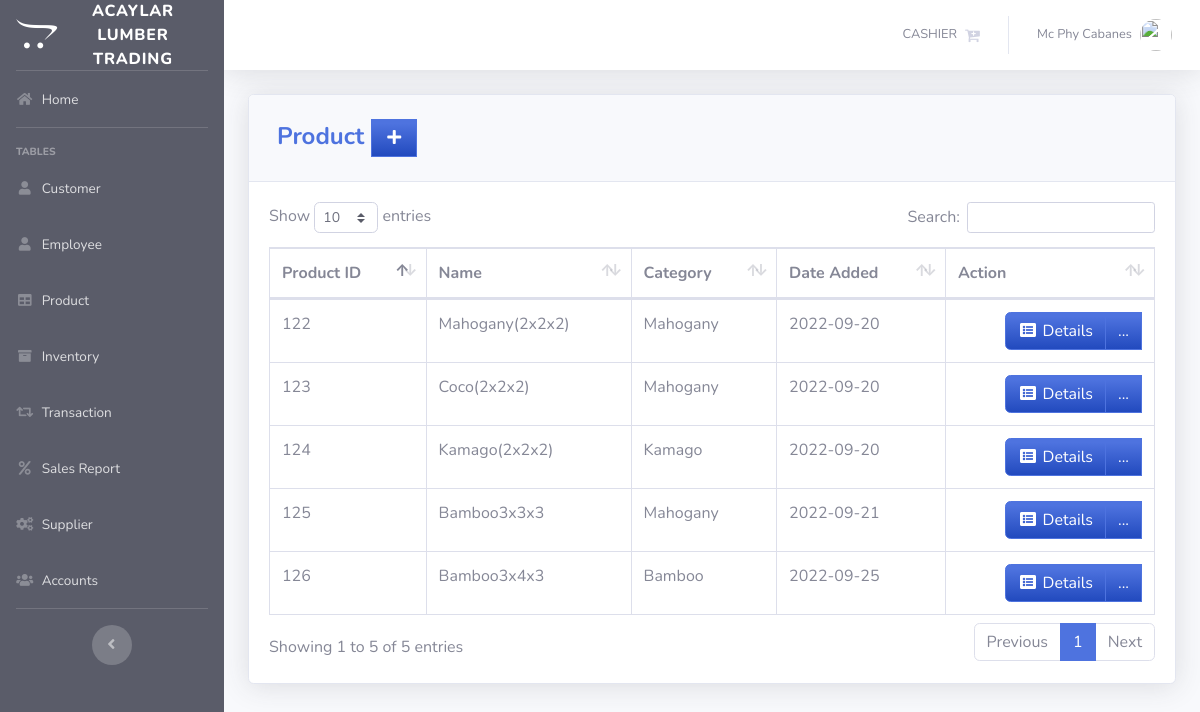
The app's page /pages/product.php (signed in) with its own data.
### tables this page shows
CREATE TABLE `product` (
  `PRODUCT_ID` int(11) NOT NULL,
  `NAME` varchar(50) DEFAULT NULL,
  `CATEGORY_ID` int(11) DEFAULT NULL,
  `DATE_STOCK_IN` varchar(50) NOT NULL
);

CREATE TABLE `category` (
  `CATEGORY_ID` int(11) NOT NULL,
  `CNAME` varchar(50) DEFAULT NULL
);

### pages/product.php (the view, shortened to what this page needs)
<?php
include'../includes/connection.php';
include'../includes/sidebar.php';
?>
            <div class="card shadow mb-4">
            <div class="card-header py-3">
              <h4 class="m-2 font-weight-bold text-primary">Product&nbsp;<a  href="#" data-toggle="modal" data-target="#aModal" type="button" class="btn btn-primary bg-gradient-primary" style="border-radius: 0px;"><i class="fas fa-fw fa-plus"></i></a></h4>
            </div>
            <div class="card-body">
              <div class="table-responsive">
                <table class="table table-bordered" id="dataTable" width="100%" cellspacing="0">
               <thead>
                   <tr>
                     <th>Product ID</th>
                     <th>Name</th>
                     <th>Category</th>
                     <th>Date Added</th>
                     <th>Action</th>
                   </tr>
               </thead>
          <tbody>
<?php
    $query = 'SELECT PRODUCT_ID, NAME, CNAME, DATE_STOCK_IN FROM product p join category c on p.CATEGORY_ID=c.CATEGORY_ID GROUP BY PRODUCT_ID';
        $result = mysqli_query($db, $query) or die (mysqli_error($db));
            while ($row = mysqli_fetch_assoc($result)) {
                echo '<tr>';
                echo '<td>'. $row['PRODUCT_ID'].'</td>';
                echo '<td>'. $row['NAME'].'</td>';
                echo '<td>'. $row['CNAME'].'</td>';
                echo '<td>'. $row['DATE_STOCK_IN'].'</td>';
                      echo '<td align="right"> <div class="btn-group">
                              <a type="button" class="btn btn-primary bg-gradient-primary" href="pro_searchfrm.php?action=edit & id='.$row['PRODUCT_ID'] . '"><i class="fas fa-fw fa-list-alt"></i> Details</a>
                            <div class="btn-group">
                              <a type="button" class="btn btn-primary bg-gradient-primary dropdown no-arrow" data-toggle="dropdown" style="color:white;">
                              ... <span class="caret"></span></a>
                            <ul class="dropdown-menu text-center" role="menu">
                                <li>
                                  <a type="button" class="btn btn-warning bg-gradient-warning btn-block" style="border-radius: 0px;" href="pro_edit.php?action=edit & id='.$row['PRODUCT_ID']. '">
                                    <i class="fas fa-fw fa-edit"></i> Edit
                                  </a>
                                </li>
                            </ul>
                            </div>
                          </div> </td>';
                echo '</tr> ';
                        }
?>
                                </tbody>
                            </table>
                        </div>
                    </div>
                  </div>
<?php
include'../includes/footer.php';
?>

### records on screen
product: PRODUCT_ID "122", NAME "Mahogany(2x2x2)", CATEGORY_ID.CNAME "Mahogany", DATE_STOCK_IN "2022-09-20"
product: PRODUCT_ID "123", NAME "Coco(2x2x2)", CATEGORY_ID.CNAME "Mahogany", DATE_STOCK_IN "2022-09-20"
product: PRODUCT_ID "124", NAME "Kamago(2x2x2)", CATEGORY_ID.CNAME "Kamago", DATE_STOCK_IN "2022-09-20"
product: PRODUCT_ID "125", NAME "Bamboo3x3x3", CATEGORY_ID.CNAME "Mahogany", DATE_STOCK_IN "2022-09-21"
product: PRODUCT_ID "126", NAME "Bamboo3x4x3", CATEGORY_ID.CNAME "Bamboo", DATE_STOCK_IN "2022-09-25"

### other values on screen
$_SESSION['FIRST_NAME'] "Mc Phy"
$_SESSION['LAST_NAME'] "Cabanes"
